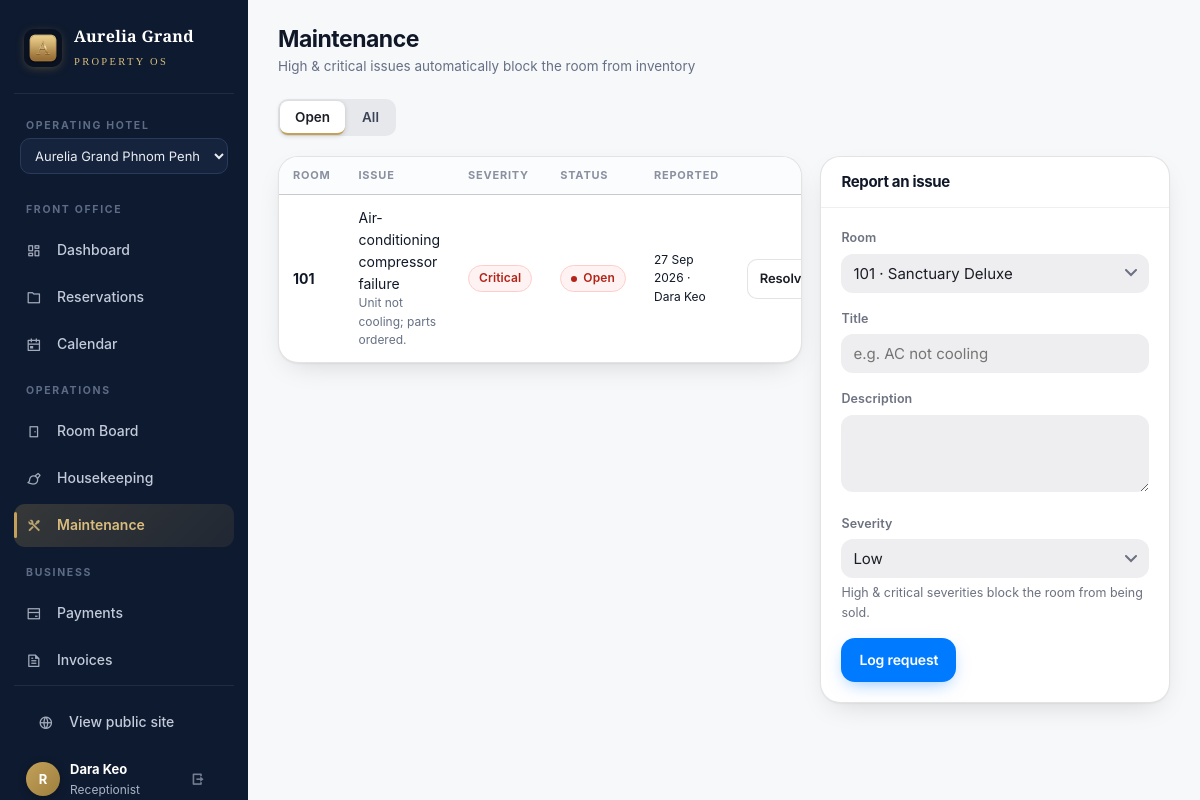
Page /operations/maintenance/ (signed in) on the committed database.
### accounts/models.py (models this page shows, shortened)
class User(AbstractUser):
    class Role(models.TextChoices):
        GUEST = "guest", "Guest"
        RECEPTIONIST = "receptionist", "Receptionist"
        HOUSEKEEPING = "housekeeping", "Housekeeping"
        MANAGER = "manager", "Group Manager"
        PROPERTY_MANAGER = "property_manager", "Property Manager"
        ADMIN = "admin", "Administrator"
    STAFF_ROLES = {Role.RECEPTIONIST, Role.HOUSEKEEPING, Role.MANAGER, Role.PROPERTY_MANAGER, Role.ADMIN}
    role = models.CharField(max_length=20, choices=Role.choices, default=Role.GUEST)
    home_property = models.ForeignKey(
        "hotel.Property", on_delete=models.SET_NULL, null=True, blank=True,
        related_name="staff", help_text="Home hotel for staff; blank = chain-wide (head office)",
    )
    phone = models.CharField(max_length=32, blank=True)
    avatar_initials = models.CharField(max_length=4, blank=True)
    welcome_offer_used = models.BooleanField(default=False, help_text="10% first-stay welcome offer has been consumed")
    class Meta:
        ordering = ["username"]
    @property
    def is_staff_role(self) -> bool:
        return self.role in self.STAFF_ROLES
    @property
    def is_manager_or_above(self) -> bool:
        return self.role in {self.Role.MANAGER, self.Role.PROPERTY_MANAGER, self.Role.ADMIN}
    @property
    def is_group_manager_or_above(self) -> bool:
        return self.role in {self.Role.MANAGER, self.Role.ADMIN}
    @property
    def is_property_manager(self) -> bool:
        return self.role == self.Role.PROPERTY_MANAGER

### operations/models.py (models this page shows, shortened)
class MaintenanceRequest(models.Model):
    class Severity(models.TextChoices):
        LOW = "low", "Low"
        MEDIUM = "medium", "Medium"
        HIGH = "high", "High"
        CRITICAL = "critical", "Critical"
    class Status(models.TextChoices):
        OPEN = "open", "Open"
        IN_PROGRESS = "in_progress", "In progress"
        RESOLVED = "resolved", "Resolved"
    room = models.ForeignKey(Room, on_delete=models.CASCADE, related_name="maintenance_requests")
    title = models.CharField(max_length=160)
    description = models.TextField(blank=True)
    severity = models.CharField(max_length=10, choices=Severity.choices, default=Severity.MEDIUM)
    status = models.CharField(max_length=12, choices=Status.choices, default=Status.OPEN)
    reported_by = models.ForeignKey(settings.AUTH_USER_MODEL, on_delete=models.SET_NULL, null=True, related_name="+")
    created_at = models.DateTimeField(auto_now_add=True)
    resolved_at = models.DateTimeField(null=True, blank=True)
    class Meta:
        ordering = ["-created_at"]
    @property
    def status_tone(self) -> str:
        return {self.Status.OPEN: "danger", self.Status.IN_PROGRESS: "warning", self.Status.RESOLVED: "success"}[self.status]

### hotel/models.py (models this page shows, shortened)
class Room(models.Model):
    class Status(models.TextChoices):
        VACANT_CLEAN = "vacant_clean", "Vacant · Clean"
        VACANT_DIRTY = "vacant_dirty", "Vacant · Dirty"
        OCCUPIED_CLEAN = "occupied_clean", "Occupied · Clean"
        OCCUPIED_DIRTY = "occupied_dirty", "Occupied · Dirty"
        MAINTENANCE = "maintenance", "Under Maintenance"
        OUT_OF_ORDER = "out_of_order", "Out of Order"
    BLOCKED_STATUSES = {Status.MAINTENANCE, Status.OUT_OF_ORDER}
    number = models.CharField(max_length=12, help_text="Unique within its property")
    property = models.ForeignKey(Property, on_delete=models.PROTECT, related_name="rooms",
                                 null=True, blank=True)
    room_type = models.ForeignKey(RoomType, on_delete=models.PROTECT, related_name="room_set")
    floor = models.PositiveSmallIntegerField(default=1)
    status = models.CharField(max_length=20, choices=Status.choices, default=Status.VACANT_CLEAN)
    notes = models.TextField(blank=True)
    updated_at = models.DateTimeField(auto_now=True)
    class Meta:
        ordering = ["floor", "number"]
        constraints = [
            models.UniqueConstraint(fields=["property", "number"], name="unique_room_number_per_property"),
        ]

### operations/views.py (the view)
# urls.py: path("maintenance/", views.maintenance_list, name="maintenance"),
@front_office_required
def maintenance_list(request):
    prop = get_active_property(request)
    items = MaintenanceRequest.objects.select_related("room", "reported_by")
    if prop:
        items = items.filter(room__room_type__property=prop)
    items = items.all()
    tab = request.GET.get("tab", "open")
    if tab == "open":
        items = items.exclude(status="resolved")
    rooms = scope_rooms(Room.objects.order_by("number"), prop)
    return render(request, "operations/maintenance.html", {
        "items": items, "tab": tab, "rooms": rooms,
        "severity_choices": MaintenanceRequest.Severity.choices,
    })

### templates/operations/maintenance.html (shortened to what this page needs)
{% extends "staff_base.html" %}
{% load hotel_extras %}
{% block content %}
<div class="pms-head">
  <div><h1>Maintenance</h1><div class="sub">High & critical issues automatically block the room from inventory</div></div>
</div>
<div class="tabs">
  <a class="tab {% if tab == 'open' %}active{% endif %}" href="?tab=open">Open</a>
  <a class="tab {% if tab == 'all' %}active{% endif %}" href="?tab=all">All</a>
</div>
<div class="dash-grid" style="grid-template-columns:1.5fr 1fr">
  <div class="card"><div class="table-wrap"><table class="data">
    <thead><tr><th>Room</th><th>Issue</th><th>Severity</th><th>Status</th><th>Reported</th><th class="right"></th></tr></thead>
    <tbody>
    {% for m in items %}
      <tr>
        <td><b>{{ m.room.number }}</b></td>
        <td>{{ m.title }}<div class="tiny muted">{{ m.description|truncatechars:60 }}</div></td>
        <td><span class="badge badge-{% if m.severity == 'critical' %}danger{% elif m.severity == 'high' %}warning{% else %}muted{% endif %} no-dot">{{ m.get_severity_display }}</span></td>
        <td><span class="badge badge-{{ m.status_tone }}">{{ m.get_status_display }}</span></td>
        <td class="tiny">{{ m.created_at|date:"d M Y" }} · {{ m.reported_by.get_full_name|default:"—" }}</td>
        <td class="right">{% if m.status != 'resolved' %}
          <form method="post" action="{% url 'operations:maintenance_resolve' m.pk %}">{% csrf_token %}
          <button class="btn btn-outline btn-sm" type="submit">Resolve</button></form>{% endif %}</td>
      </tr>
    {% empty %}<tr><td colspan="6"><div class="empty-state"><div class="ic"><i class="ri-tools-line" aria-hidden="true"></i></div>No maintenance issues — everything is running smoothly.</div></td></tr>{% endfor %}
    </tbody>
  </table></div></div>
  <div class="card">
    <div class="card-head"><h3>Report an issue</h3></div>
    <div class="card-pad">
      <form method="post" action="{% url 'operations:maintenance_create' %}">
        <div class="field"><label>Room</label>
          <select name="room" required>{% for r in rooms %}<option value="{{ r.pk }}">{{ r.number }} · {{ r.room_type.name }}</option>{% endfor %}</select></div>
        <div class="field"><label>Title</label><input type="text" name="title" required placeholder="e.g. AC not cooling"></div>
        <div class="field"><label>Description</label><textarea name="description" rows="3"></textarea></div>
        <div class="field"><label>Severity</label>
          <select name="severity">{% for value, label in severity_choices %}<option value="{{ value }}">{{ label }}</option>{% endfor %}</select>
          <p class="helptext">High & critical severities block the room from being sold.</p></div>
        <button class="btn btn-primary" type="submit">Log request</button>
      </form>
    </div>
  </div>
</div>
{% endblock %}

### templates/staff_base.html (shortened to what this page needs)
{% load static hotel_extras %}<!DOCTYPE html>
<html lang="en">
<head>
  <link rel="stylesheet" href="{% static 'css/fonts/remixicon.css' %}">
  <link rel="stylesheet" href="{% static 'css/app.css' %}?v=20260929-rbac-housekeeping">
  <link rel="stylesheet" href="{% static 'css/ios.css' %}?v=20260927-logo-simple">
  <link rel="stylesheet" href="{% static 'css/premium.css' %}?v=20260928-responsive-1">
</head>
<body>
<div class="pms-layout">
  <aside class="sidebar" id="sidebar">
    <a class="brand" href="{% if user.role == 'housekeeping' %}{% url 'operations:task_board' %}{% else %}{% url 'pms:dashboard' %}{% endif %}">
      <span class="mark">A</span>
      <span><span class="name">Aurelia Grand</span><br><span class="sub">Property OS</span></span>
    </a>
    {% if user.role != 'housekeeping' %}
    <form method="get" action="{% url 'pms:switch_property' %}" style="padding:0 6px 10px" id="prop-switch">
      <label class="side-label" style="padding:6px 6px 4px;display:block">Operating hotel</label>
      <select name="property" onchange="this.form.submit()"
              style="background:#16233d;color:#e9ecf3;border-color:#2a3a5c;font-size:13px;padding:8px 10px">
        {% for pr in properties %}
        <option value="{{ pr.pk }}" {% if active_property and active_property.pk == pr.pk %}selected{% endif %}>{{ pr.name }}</option>
        {% endfor %}
      </select>
    </form>
    <span class="side-label">Front office</span>
    <a class="side-link {% nav_active '/pms/' exact=True %}" href="{% url 'pms:dashboard' %}"><span class="ic"><i class="ri-dashboard-line" aria-hidden="true"></i></span> Dashboard</a>
    <a class="side-link {% nav_active '/pms/reservations' %}" href="{% url 'pms:reservations' %}"><span class="ic"><i class="ri-folder-line" aria-hidden="true"></i></span> Reservations</a>
    <a class="side-link {% nav_active '/pms/calendar' %}" href="{% url 'pms:calendar' %}"><span class="ic"><i class="ri-calendar-event-line" aria-hidden="true"></i></span> Calendar</a>
    <span class="side-label">Operations</span>
    <a class="side-link {% nav_active '/operations/rooms' %}" href="{% url 'operations:room_board' %}"><span class="ic"><i class="ri-door-line" aria-hidden="true"></i></span> Room Board</a>
    <a class="side-link {% nav_active '/operations/housekeeping' %}" href="{% url 'operations:task_board' %}"><span class="ic"><i class="ri-brush-line" aria-hidden="true"></i></span> Housekeeping</a>
    <a class="side-link {% nav_active '/operations/maintenance' %}" href="{% url 'operations:maintenance' %}"><span class="ic"><i class="ri-tools-line" aria-hidden="true"></i></span> Maintenance</a>
    {% if user.is_manager_or_above %}
    <span class="side-label">Business</span>
    <a class="side-link {% nav_active '/pms/rates' %}" href="{% url 'pms:rates' %}"><span class="ic"><i class="ri-price-tag-3-line" aria-hidden="true"></i></span> Rates & Rules</a>
    <a class="side-link {% nav_active '/finance/payments' %}" href="{% url 'finance:payments' %}"><span class="ic"><i class="ri-bank-card-line" aria-hidden="true"></i></span> Payments</a>
    <a class="side-link {% nav_active '/finance/invoices' %}" href="{% url 'finance:invoices' %}"><span class="ic"><i class="ri-file-text-line" aria-hidden="true"></i></span> Invoices</a>
    <a class="side-link {% nav_active '/finance/reports' %}" href="{% url 'finance:reports' %}"><span class="ic"><i class="ri-bar-chart-2-line" aria-hidden="true"></i></span> Reports</a>
    <a class="side-link {% nav_active '/analytics' %}" href="{% url 'analytics:overview' %}"><span class="ic"><i class="ri-line-chart-line" aria-hidden="true"></i></span> Analytics</a>
    {% else %}
    <span class="side-label">Business</span>
    <a class="side-link {% nav_active '/finance/payments' %}" href="{% url 'finance:payments' %}"><span class="ic"><i class="ri-bank-card-line" aria-hidden="true"></i></span> Payments</a>
    <a class="side-link {% nav_active '/finance/invoices' %}" href="{% url 'finance:invoices' %}"><span class="ic"><i class="ri-file-text-line" aria-hidden="true"></i></span> Invoices</a>
    {% endif %}
    {% else %}
    <span class="side-label">My work</span>
    <a class="side-link {% nav_active '/operations/housekeeping' %}" href="{% url 'operations:task_board' %}"><span class="ic"><i class="ri-brush-line" aria-hidden="true"></i></span> My Housekeeping Tasks</a>
    {% endif %}
    <div class="side-foot">
      <a class="side-link" href="{% url 'core:home' %}"><span class="ic"><i class="ri-global-line" aria-hidden="true"></i></span> View public site</a>
      <div class="flex gap-2 mt-3">
        <span class="avatar" title="{{ user.username }}">{{ user.username|slice:":1"|upper }}</span>
        <span style="min-width:0">
          <b style="color:#fff;display:block;font-size:13px;overflow:hidden;text-overflow:ellipsis">{{ user.get_full_name|default:user.username }}</b>
          <span class="tiny">{{ user.get_role_display }}</span>
        </span>
        <form method="post" action="{% url 'accounts:logout' %}" style="margin-left:auto">{% csrf_token %}
          <button class="btn btn-ghost btn-sm" style="color:#8b95a9" title="Sign out" type="submit"><i class="ri-logout-box-r-line" aria-hidden="true"></i></button>
        </form>
      </div>
    </div>
  </aside>
  <main class="pms-main">
    {% block content %}{% endblock %}
  </main>
</div>
</body>
</html>

### rows in the picture
User: username "R", get_full_name "Dara Keo", role "Receptionist"
MaintenanceRequest: room.number "101", title "Air-conditioning compressor failure", description "Unit not cooling; parts ordered.", severity "Critical", status "Open", created_at "27 Sep 2026", reported_by.get_full_name "Dara Keo", shows "Resolve"

### other values in the picture
form field property "Aurelia Grand Phnom Penh"
form field room "101 · Sanctuary Deluxe"
form field severity "Low"
